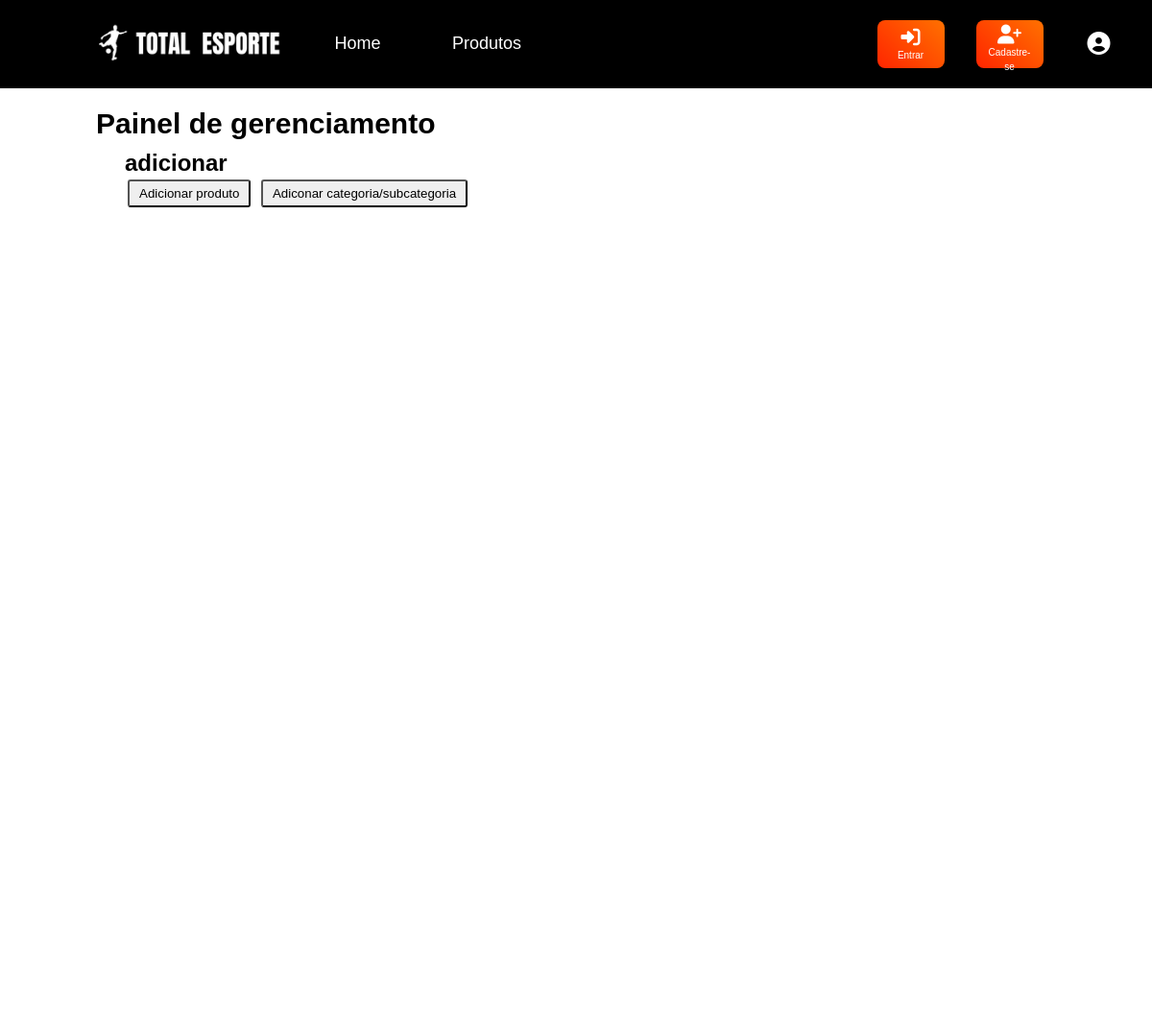
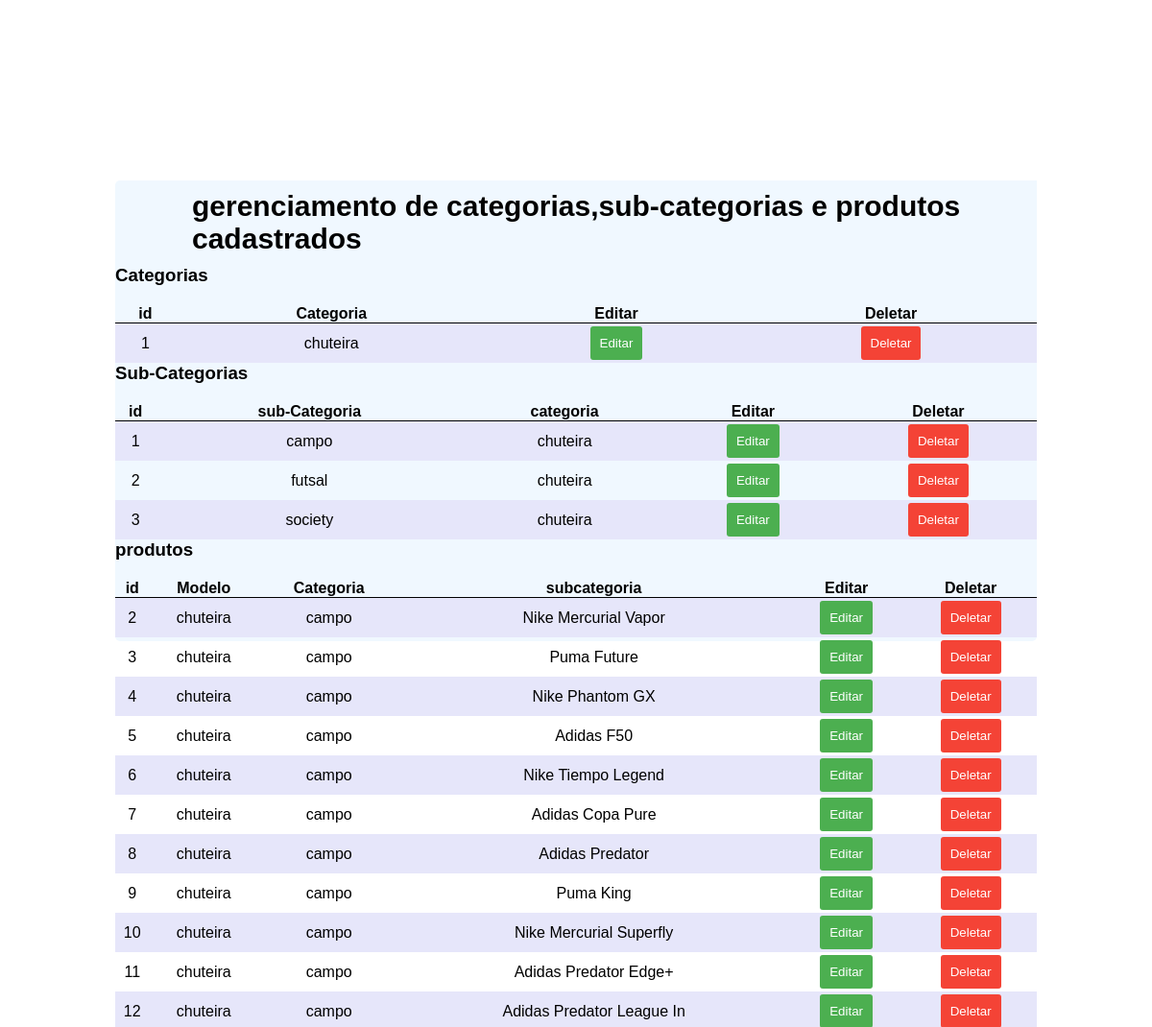
Screenshot of /TOTAL_ESPORTES/painelDeProdutos.php with the database file from the repository (2 pictures, top to bottom).
### tables this page shows
CREATE TABLE `categoria` (
  `id_categoria` int(11) NOT NULL,
  `nome_categoria` varchar(45) DEFAULT NULL
);

CREATE TABLE `sub_categoria` (
  `id_sub_categoria` int(11) NOT NULL,
  `s_categoria` varchar(45) DEFAULT NULL,
  `id_categoria` int(11) DEFAULT NULL
);

CREATE TABLE `produto` (
  `id_produto` int(11) NOT NULL,
  `modelo` varchar(50) DEFAULT NULL,
  `preco` double DEFAULT NULL,
  `tamanho` int(11) DEFAULT NULL,
  `imagem` varchar(500) DEFAULT NULL,
  `desc_breve` varchar(200) DEFAULT NULL,
  `id_categoria` int(11) DEFAULT NULL,
  `id_subcategoria` int(11) DEFAULT NULL
);

### TOTAL_ESPORTES/painelDeProdutos.php (the view, shortened to what this page needs)
<!DOCTYPE html>
<html lang="pt-br">
<head>
    <link rel="stylesheet" href="Estilos/painelDeProdutos.css">
</head>
<body>
<header>
    <div class="container">
    <div class="logo"><img src="imagens/Logo.png"></div>
    <div class="menu">
        <nav>
            <a href="index.php">Home</a>
            <a href="produtos.php">Produtos</a>
        </nav>
    </div>
    <div class="sessao">
        <button><i class="fa-solid fa-right-to-bracket"></i><Br> <a href="login.php">  Entrar  </a></button>
        <button><i class="fa-solid fa-user-plus"></i><Br> <a href="cadastro.php">  Cadastre-se  </a></button>
    </div>
    <div class="perfil">
      <button id="botao-perfil"><i class="fa-solid fa-user-circle"></i></button>
  </div>
  </div>
</header>
    <main>
        <h1>Painel de gerenciamento</h1>
        <div class="adicionar" >
            <h2>adicionar</h2>
            <a href="addprodutos.php" ><button>Adicionar produto</button></a>
            <a href="addcategoria.php" ><button  >Adiconar categoria/subcategoria</button></a>
        </div>
        <div class="painel" >
            <h1>gerenciamento de categorias,sub-categorias e produtos cadastrados</h1>
            <div class="container-lista" >
                <table> <h3>Categorias</h3>
                    <thead>
                        <tr>
                            <th>id</th>
                            <th>Categoria</th>
                            <th>Editar</th>
                            <th>Deletar</th>
                        </tr>
                    </thead>
                    <tbody>
                        <?php
                        include('Conexao/conexao.php');
                        $sql = "SELECT id_categoria, nome_categoria from categoria;";
                        $result = $conexao->query($sql);
                        if ($result->num_rows > 0){
                            while($row = $result->fetch_assoc()){
                                echo "<tr>";
                                echo "<td><p>" . $row['id_categoria'] . "</p></td><td><p class='edit_text' >" . $row['nome_categoria'] . "</p></td><td><button class='edit-btn'>Editar</button></td><td><button class='delete-btn'>Deletar</button></td>" ;
                                echo "</tr>";
                            }
                        }else{
                            echo ('sem resultados');
                        }
                        ?>
                    </tbody>
                </table>
            </div>
            <div class="container-lista" >
                <table> <h3>Sub-Categorias</h3>
                    <thead>
                        <tr>
                            <th>id</th>
                            <th>sub-Categoria</th>
                            <th>categoria</th>
                            <th>Editar</th>
                            <th>Deletar</th>
                        </tr>
                    </thead>
                    <tbody>
                        <?php
                        include('Conexao/conexao.php');
                        $sql = "SELECT id_sub_categoria,sub_categoria.s_categoria, categoria.nome_categoria FROM sub_categoria JOIN categoria ON sub_categoria.id_categoria = categoria.id_categoria;";
                        $result = $conexao->query($sql);
                        if ($result->num_rows > 0){
                            while($row = $result->fetch_assoc()){
                                echo "<tr class='subcategoria'>";
                                echo "<td><p>" . $row['id_sub_categoria'] . "</p></td><td><p class='edit_text' >" . $row['s_categoria'] . "</p></td><td>" . $row['nome_categoria'] . "</p></td><td><button class='edit-btn'>Editar</button></td><td><button class='delete-btn'>Deletar</button></td>" ;
                                echo "</tr>";
                            }
                        }else{
                            echo ('sem resultados');
                        }
                        ?>
                    </tbody>
                </table>
            </div>
            <div class="container-lista" >
                <table> <h3>produtos</h3>
                    <thead>
                        <tr>
                            <th>id</th>
                            <th>Modelo</th>
                            <th>Categoria</th>
                            <th>subcategoria</th>
                            <th>Editar</th>
                            <th>Deletar</th>
                        </tr>
                    </thead>
                    <tbody>
                        <?php
                        include('Conexao/conexao.php');
                        $sql = "SELECT produto.id_produto,categoria.nome_categoria ,sub_categoria.s_categoria,produto.modelo FROM produto INNER JOIN sub_categoria ON produto.id_categoria = sub_categoria.id_sub_categoria INNER JOIN categoria ON produto.id_categoria = categoria.id_categoria;";
                        $result = $conexao->query($sql);
                        if ($result->num_rows > 0){
                            while($row = $result->fetch_assoc()){
                                echo "<tr>";
                                echo "<td>" . $row['id_produto'] . "</td><td>" . $row['nome_categoria'] . "</td><td>" . $row['s_categoria'] . "</td><td>" . $row['modelo'] . "</td><td><button class='edit-btn'>Editar</button></td><td><button class='delete-btn'>Deletar</button></td>" ;
                                echo "</tr>";
                            }
                        }else{
                            echo ('sem resultados');
                        }
                        ?>
                    </tbody>
                </table>
            </div>
        </div>
    </main>
</body>
</html>

### TOTAL_ESPORTES/Estilos/painelDeProdutos.css (style rules this page uses)
* { padding: 0; margin: 0; box-sizing: border-box; font-family: sans-serif; }
.container { max-width: 1080px; display: flex; margin: auto; align-items: center; justify-content: space-between; }
header { background-color: black; width: 100%; padding: 15px; padding-left: 80px; }
.logo { width: 25%; }
.logo img { width: 200px; cursor: pointer; }
.sessao { width: 25%; display: flex; justify-content: flex-end; }
.sessao button { width: 70px; height: 50px; background-image: linear-gradient(45deg, #FF2500, #FF7100); border: none; border-radius: 8px; margin-right: 30px; cursor: pointer; }
.sessao button i { font-size: 20px; color: white; }
.sessao button a { font-size: 10px; color: white; padding-top: 10px; text-decoration: none; }
#botao-perfil { width: 50px; height: 50px; background-color: transparent; border: none; cursor: pointer; color: white; font-size: 24px; }
.menu { width: 50%; margin-top: 20px; }
.menu nav a { color: white; text-decoration: none; padding-right: 70px; font-size: 18px; position: relative; }
.menu nav a::after { content: " "; width: 0%; height: 4px; background-image: linear-gradient(45deg, #FF2500, #FF7100); position: absolute; top: 30px; left: 0%; transition: width 0.5s; }
main { width: 100%; margin-top: 20px; }
main h1 { font-size: 30px; margin-left: 100px; }
.adicionar { margin-top: 10px; margin-left: 130px; }
.painel { position: absolute; top: 70%; left: 50%; transform: translate(-50% , -50%); background-color: aliceblue; border-radius: 5px; width: 80%; height: 60vh; }
.painel h1 { margin-left: 70px; background-color: aliceblue; padding: 10px; }
table { width: 100%; border-collapse: collapse; margin-top: 20px; }
table th { border-bottom: 1px solid black; }
table tbody tr:nth-child(odd) { background-color: #E6E6FA; }
.container-lista table { width: 100%; text-align: center; }
button { padding: 5px 10px; margin: 3px; cursor: pointer; border-radius: 3px; }
.edit-btn { background-color: #4CAF50; color: white; border: none; padding: 10px; }
.delete-btn { background-color: #f44336; color: white; border: none; padding: 10px; }

### rows the page displays
categoria: id_categoria "1", nome_categoria "chuteira"
sub_categoria: id_sub_categoria "1", s_categoria "campo", id_categoria.nome_categoria "chuteira"
sub_categoria: id_sub_categoria "2", s_categoria "futsal", id_categoria.nome_categoria "chuteira"
sub_categoria: id_sub_categoria "3", s_categoria "society", id_categoria.nome_categoria "chuteira"
produto: id_produto "2", id_categoria.nome_categoria "chuteira", sub_categoria.s_categoria "campo", modelo "Nike Mercurial Vapor"
produto: id_produto "3", id_categoria.nome_categoria "chuteira", id_subcategoria.s_categoria "campo", modelo "Puma Future"
produto: id_produto "4", id_categoria.nome_categoria "chuteira", sub_categoria.s_categoria "campo", modelo "Nike Phantom GX"
produto: id_produto "5", id_categoria.nome_categoria "chuteira", id_subcategoria.s_categoria "campo", modelo "Adidas F50"
produto: id_produto "6", id_categoria.nome_categoria "chuteira", sub_categoria.s_categoria "campo", modelo "Nike Tiempo Legend"
produto: id_produto "7", id_categoria.nome_categoria "chuteira", sub_categoria.s_categoria "campo", modelo "Adidas Copa Pure"
produto: id_produto "8", id_categoria.nome_categoria "chuteira", sub_categoria.s_categoria "campo", modelo "Adidas Predator"
produto: id_produto "9", id_categoria.nome_categoria "chuteira", sub_categoria.s_categoria "campo", modelo "Puma King"
produto: id_produto "10", id_categoria.nome_categoria "chuteira", sub_categoria.s_categoria "campo", modelo "Nike Mercurial Superfly"
produto: id_produto "11", id_categoria.nome_categoria "chuteira", id_subcategoria.s_categoria "campo", modelo "Adidas Predator Edge+"
produto: id_produto "12", id_categoria.nome_categoria "chuteira", sub_categoria.s_categoria "campo", modelo "Adidas Predator League In"
